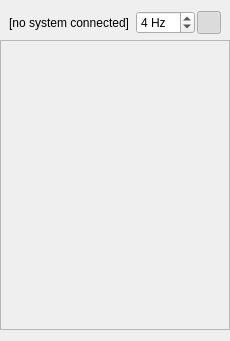
<?xml version="1.0" encoding="UTF-8"?>
<ui version="4.0">
 <class>QGCRemoteControlView</class>
 <widget class="QWidget" name="QGCRemoteControlView">
  <property name="geometry">
   <rect>
    <x>0</x>
    <y>0</y>
    <width>230</width>
    <height>341</height>
   </rect>
  </property>
  <property name="windowTitle">
   <string>RC Channels Monitor</string>
  </property>
  <layout class="QVBoxLayout" name="verticalLayout">
   <property name="leftMargin">
    <number>0</number>
   </property>
   <property name="rightMargin">
    <number>0</number>
   </property>
   <item>
    <layout class="QHBoxLayout" name="horizontalLayout">
     <property name="spacing">
      <number>2</number>
     </property>
     <property name="leftMargin">
      <number>9</number>
     </property>
     <property name="rightMargin">
      <number>9</number>
     </property>
     <item>
      <widget class="QLabel" name="label_uavName">
       <property name="text">
        <string>[no system connected]</string>
       </property>
      </widget>
     </item>
     <item>
      <spacer name="horizontalSpacer">
       <property name="orientation">
        <enum>Qt::Horizontal</enum>
       </property>
       <property name="sizeHint" stdset="0">
        <size>
         <width>5</width>
         <height>20</height>
        </size>
       </property>
      </spacer>
     </item>
     <item>
      <widget class="QSpinBox" name="spinBox_updateFreq">
       <property name="sizePolicy">
        <sizepolicy hsizetype="Fixed" vsizetype="Fixed">
         <horstretch>0</horstretch>
         <verstretch>0</verstretch>
        </sizepolicy>
       </property>
       <property name="toolTip">
        <string>&lt;html&gt;&lt;head/&gt;&lt;body&gt;&lt;p&gt;Update frequency per second.&lt;/p&gt;&lt;/body&gt;&lt;/html&gt;</string>
       </property>
       <property name="suffix">
        <string> Hz</string>
       </property>
       <property name="maximum">
        <number>50</number>
       </property>
       <property name="value">
        <number>4</number>
       </property>
      </widget>
     </item>
     <item>
      <widget class="QToolButton" name="toolButton_toggleRadioGraph">
       <property name="sizePolicy">
        <sizepolicy hsizetype="Fixed" vsizetype="Fixed">
         <horstretch>0</horstretch>
         <verstretch>0</verstretch>
        </sizepolicy>
       </property>
       <property name="toolTip">
        <string>&lt;html&gt;&lt;head/&gt;&lt;body&gt;&lt;p&gt;Toggle radio channel graph updates on/off (they can consume a lot of CPU resouces on your computer)&lt;/p&gt;&lt;/body&gt;&lt;/html&gt;</string>
       </property>
       <property name="text">
        <string/>
       </property>
       <property name="icon">
        <iconset resource="../../qgroundcontrol.qrc">
         <normaloff>:/files/images/actions/media-playback-start.svg</normaloff>
         <normalon>:/files/images/actions/media-playback-stop.svg</normalon>
         <disabledon>:/files/images/actions/media-playback-stop.svg</disabledon>
         <activeoff>:/files/images/actions/media-playback-start.svg</activeoff>
         <activeon>:/files/images/actions/media-playback-stop.svg</activeon>
         <selectedoff>:/files/images/actions/media-playback-start.svg</selectedoff>
         <selectedon>:/files/images/actions/media-playback-stop.svg</selectedon>:/files/images/actions/media-playback-start.svg</iconset>
       </property>
       <property name="checkable">
        <bool>true</bool>
       </property>
       <property name="checked">
        <bool>true</bool>
       </property>
       <property name="autoRaise">
        <bool>false</bool>
       </property>
      </widget>
     </item>
    </layout>
   </item>
   <item>
    <widget class="QScrollArea" name="scrollArea">
     <property name="widgetResizable">
      <bool>true</bool>
     </property>
     <property name="alignment">
      <set>Qt::AlignLeading|Qt::AlignLeft|Qt::AlignTop</set>
     </property>
     <widget class="QWidget" name="scrollAreaWidget">
      <property name="geometry">
       <rect>
        <x>0</x>
        <y>0</y>
        <width>228</width>
        <height>291</height>
       </rect>
      </property>
      <layout class="QVBoxLayout" name="scrollLayout">
       <property name="spacing">
        <number>0</number>
       </property>
       <property name="topMargin">
        <number>0</number>
       </property>
       <property name="bottomMargin">
        <number>0</number>
       </property>
       <item>
        <spacer name="verticalSpacer">
         <property name="orientation">
          <enum>Qt::Vertical</enum>
         </property>
         <property name="sizeHint" stdset="0">
          <size>
           <width>20</width>
           <height>290</height>
          </size>
         </property>
        </spacer>
       </item>
      </layout>
     </widget>
    </widget>
   </item>
  </layout>
 </widget>
 <resources>
  <include location="../../qgroundcontrol.qrc"/>
 </resources>
 <connections/>
</ui>
